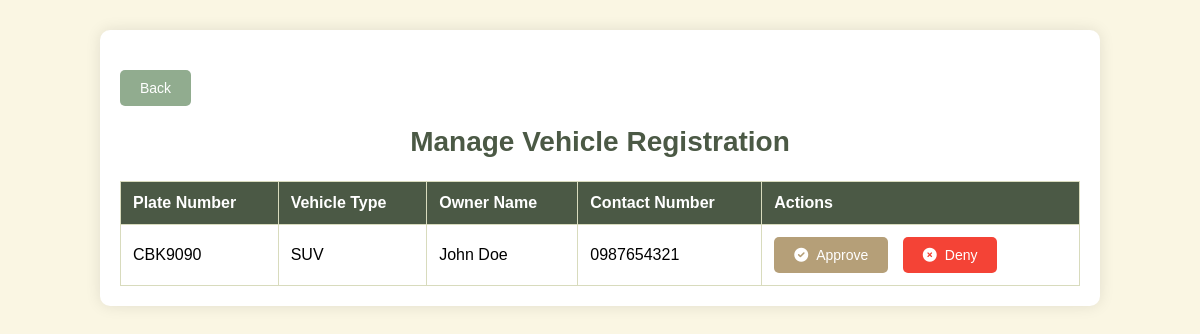
The app's page /manage_vehicles.php (signed in) with its own data.
### tables this page shows
CREATE TABLE `vehicles` (
  `id` int(11) NOT NULL,
  `plate_number` varchar(15) NOT NULL,
  `vehicle_type` varchar(50) NOT NULL,
  `owner_id` varchar(255) NOT NULL,
  `owner_name` varchar(100) NOT NULL,
  `owner_contact` varchar(15) NOT NULL,
  `registration_date` timestamp NOT NULL DEFAULT current_timestamp(),
  `status` enum('pending','approved','denied') DEFAULT 'pending',
  `approved_by` int(11) DEFAULT NULL
);

### manage_vehicles.php (the view, shortened to what this page needs)
<?php
include('config.php');
$sql = "SELECT * FROM vehicles WHERE status = 'pending'";
$result = mysqli_query($conn, $sql);
?>
<!DOCTYPE html>
<html lang="en">
<head>
    <link rel="stylesheet" href="https://cdnjs.cloudflare.com/ajax/libs/font-awesome/6.0.0-beta3/css/all.min.css">
</head>
<body>
    <div class="container">
        <a href="admin_dashboard.php" class="btn btn-back">Back</a>
        <h2>Manage Vehicle Registration</h2>
        <table>
            <thead>
                <tr>
                    <th>Plate Number</th>
                    <th>Vehicle Type</th>
                    <th>Owner Name</th>
                    <th>Contact Number</th>
                    <th>Actions</th>
                </tr>
            </thead>
            <tbody>
                <?php while ($vehicle = mysqli_fetch_assoc($result)) { ?>
                    <tr>
                        <td><?php echo $vehicle['plate_number']; ?></td>
                        <td><?php echo $vehicle['vehicle_type']; ?></td>
                        <td><?php echo $vehicle['owner_name']; ?></td>
                        <td><?php echo $vehicle['owner_contact']; ?></td>
                        <td>
                            <a href="approve_vehicle.php?id=<?php echo $vehicle['id']; ?>&action=approve" class="btn btn-approve">
                                <i class="fas fa-check-circle"></i> Approve
                            </a>
                            <a href="approve_vehicle.php?id=<?php echo $vehicle['id']; ?>&action=deny" class="btn btn-deny">
                                <i class="fas fa-times-circle"></i> Deny
                            </a>
                        </td>
                    </tr>
                <?php } ?>
            </tbody>
        </table>
    </div>
</body>
</html>

### manage_vehicles.php (style rules this page uses)
body { font-family: 'Arial', sans-serif; background-color: #FAF6E3; margin: 0; padding: 0; }
h2 { text-align: center; color: #4B5945; margin-top: 20px; font-size: 28px; }
.container { width: 80%; margin: 30px auto; padding: 20px; background-color: white; box-shadow: 0 0 15px rgba(0, 0, 0, 0.1); border-radius: 10px; }
table { width: 100%; border-collapse: collapse; margin-top: 20px; }
th, td { padding: 12px; text-align: left; border: 1px solid #D8DBBD; }
th { background-color: #4B5945; color: white; }
.btn { padding: 10px 20px; border-radius: 5px; text-decoration: none; margin-right: 10px; font-size: 14px; color: white; cursor: pointer; display: inline-flex; align-items: center; }
.btn-approve { background-color: #B59F78; }
.btn-deny { background-color: #f44336; }
.btn i { margin-right: 8px; }
.btn-back { background-color: #91AC8F; color: white; padding: 10px 20px; border-radius: 5px; text-decoration: none; margin-top: 20px; display: inline-block; }

### records on screen
vehicles: plate_number "CBK9090", vehicle_type "SUV", owner_name "John Doe", owner_contact "0987654321"
